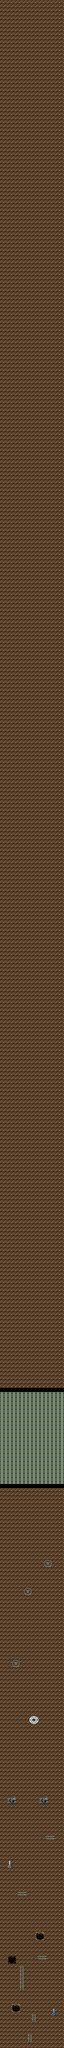

The image is a tile-based game level rendered from a .tmx file. Its description and source (layers, tilesets, objects; grid data summarised) follow:
An orthogonal 16x512 tile map with 32x32 px tiles, 2 tile layers (Ground, Decoration).

<map version="1.0" orientation="orthogonal" renderorder="right-down" width="16" height="512" tilewidth="32" tileheight="32">
 <tileset firstgid="1" name="Tilee" tilewidth="32" tileheight="32">
  <image source="tilee.png" trans="ff00ff" width="512" height="512" />
 </tileset>
 <layer name="Ground" width="16" height="512">
  <data>[8192 cells, 8192 non-empty, 11 distinct tile ids]</data>
 </layer>
 <objectgroup name="Object" />
 <layer name="Decoration" width="16" height="512">
  <data>[8192 cells, 67 non-empty, 25 distinct tile ids]</data>
 </layer>
</map>
